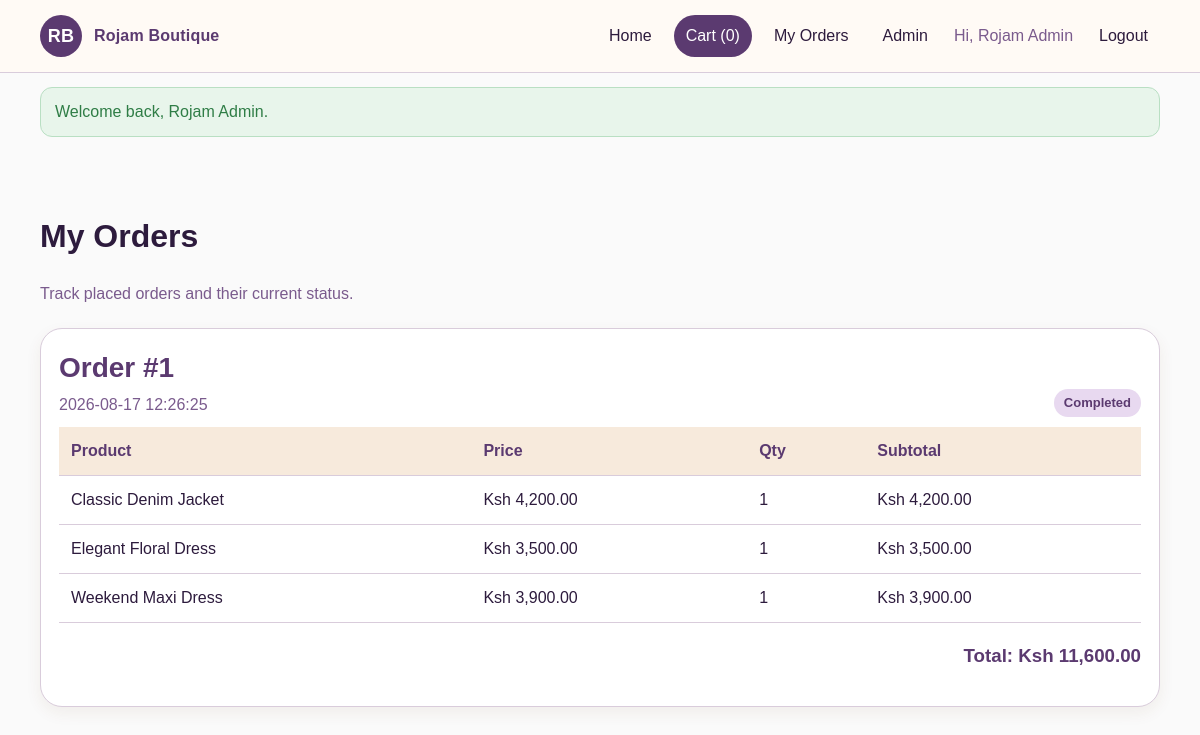
/my-orders.php (signed in), run on the app's committed database.
### tables this page shows
CREATE TABLE `orders` (
  `order_id` int(11) NOT NULL,
  `customer_id` int(11) NOT NULL,
  `order_status` enum('Pending','Processing','Ready for Pickup','Completed','Cancelled') NOT NULL DEFAULT 'Pending',
  `total_amount` decimal(10,2) NOT NULL DEFAULT 0.00,
  `created_at` timestamp NOT NULL DEFAULT current_timestamp()
);

CREATE TABLE `order_details` (
  `order_detail_id` int(11) NOT NULL,
  `order_id` int(11) NOT NULL,
  `product_id` int(11) NOT NULL,
  `quantity` int(11) NOT NULL,
  `unit_price` decimal(10,2) NOT NULL,
  `subtotal` decimal(10,2) NOT NULL
);

CREATE TABLE `products` (
  `product_id` int(11) NOT NULL,
  `product_name` varchar(120) NOT NULL,
  `category_id` int(11) NOT NULL,
  `description` text DEFAULT NULL,
  `price` decimal(10,2) NOT NULL,
  `stock_quantity` int(11) NOT NULL DEFAULT 0,
  `created_at` timestamp NOT NULL DEFAULT current_timestamp(),
  `updated_at` timestamp NOT NULL DEFAULT current_timestamp() ON UPDATE current_timestamp()
);

### includes/functions.php (called while the page is built, shortened)
<?php
function e($value) {
    return htmlspecialchars((string) $value, ENT_QUOTES, 'UTF-8');
}
function money($amount) {
    return 'Ksh ' . number_format((float) $amount, 2);
}

### my-orders.php (the view, shortened to what this page needs)
<?php
require_once __DIR__ . '/includes/functions.php';
$user = current_user();
$stmt = $pdo->prepare('SELECT * FROM orders WHERE customer_id = ? ORDER BY order_id DESC');
$stmt->execute([$user['id']]);
$orders = $stmt->fetchAll();
$itemsByOrder = [];
if ($orders) {
    $ids = implode(',', array_map(fn($o) => (int) $o['order_id'], $orders));
    $result = $pdo->query(
        "SELECT od.order_id, od.quantity, od.unit_price, od.subtotal, p.product_name
         FROM order_details od JOIN products p ON p.product_id = od.product_id
         WHERE od.order_id IN ($ids)"
    );
    foreach ($result as $row) { $itemsByOrder[(int) $row['order_id']][] = $row; }
}
include __DIR__ . '/includes/header.php';
?>
<main class="section">
  <div class="container">
    <div class="section-title"><div><h1>My Orders</h1><p>Track placed orders and their current status.</p></div></div>
    <?php if (!$orders): ?>
      <div class="card empty">No orders found for this account.</div>
    <?php else: foreach ($orders as $o): ?>
      <article class="card" style="margin-bottom:18px;">
        <div class="section-title" style="margin-bottom:10px;">
          <div><h2>Order #<?= (int) $o['order_id'] ?></h2><p><?= e($o['created_at']) ?></p></div>
          <span class="badge"><?= e($o['order_status']) ?></span>
        </div>
        <div class="table-wrap">
          <table>
            <thead><tr><th>Product</th><th>Price</th><th>Qty</th><th>Subtotal</th></tr></thead>
            <tbody>
              <?php foreach ($itemsByOrder[(int) $o['order_id']] ?? [] as $it): ?>
                <tr><td><?= e($it['product_name']) ?></td><td><?= money($it['unit_price']) ?></td><td><?= (int) $it['quantity'] ?></td><td><?= money($it['subtotal']) ?></td></tr>
              <?php endforeach; ?>
            </tbody>
          </table>
        </div>
        <h3 style="text-align:right;color:var(--primary);">Total: <?= money($o['total_amount']) ?></h3>
      </article>
    <?php endforeach; endif; ?>
  </div>
</main>
</body>
</html>

### css/styles.css (style rules this page uses)
:root { --bg: #FAFAFA; --surface: #ffffff; --surface-2: #E8D9F0; --primary: #5B3A70; --primary-2: #482A5C; --accent: #D4A574; --text: #2D1B3D; --muted: #7A5B8D; --border: #D9CCDB; --success: #2f7d46; --warning: #b46b00; --danger: #a33a2d; --shadow: 0 12px 30px rgba(91, 58, 112, 0.15); }
* { box-sizing: border-box; }
body { margin: 0; font-family: Arial, Helvetica, sans-serif; background: var(--bg); color: var(--text); line-height: 1.5; }
.container { width: min(1120px, calc(100% - 32px)); margin: 0 auto; }
.section { padding: 42px 0; }
.section-title { display: flex; justify-content: space-between; gap: 16px; align-items: end; margin-bottom: 22px; }
.section-title h2 { margin: 0; color: var(--primary); font-size: 28px; }
.section-title p { margin: 4px 0 0; color: var(--muted); }
.card { background: var(--surface); border: 1px solid var(--border); border-radius: 22px; padding: 18px; box-shadow: 0 6px 16px rgba(107, 68, 35, 0.07); }
.table-wrap { overflow-x: auto; }
table { width: 100%; border-collapse: collapse; min-width: 720px; }
th, td { text-align: left; padding: 12px; border-bottom: 1px solid var(--border); vertical-align: top; }
th { color: var(--primary); background: #f7eadc; }
.badge { display: inline-flex; border-radius: 999px; padding: 4px 10px; background: var(--surface-2); color: var(--primary); font-size: 13px; font-weight: 700; }

### data on the page
orders: order_id "1", created_at "2026-08-17 12:26:25", order_status "Completed", total_amount "Ksh 11,600.00"
order_details: product.product_name "Classic Denim Jacket", unit_price "Ksh 4,200.00", quantity "1", subtotal "Ksh 4,200.00"
order_details: product.product_name "Elegant Floral Dress", unit_price "Ksh 3,500.00", quantity "1", subtotal "Ksh 3,500.00"
order_details: product.product_name "Weekend Maxi Dress", unit_price "Ksh 3,900.00", quantity "1", subtotal "Ksh 3,900.00"

### other printed values
cart_count() "0"
$user['name'] "Rojam Admin"
$flash['message'] "Welcome back, Rojam Admin."
